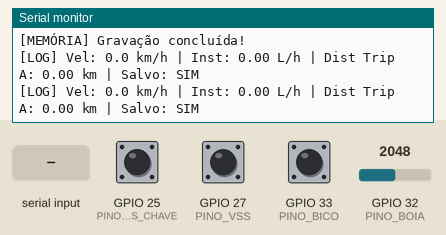
The sketch below on a simulated ESP32. On the bench: the last lines printed to the serial monitor. Inputs (shaded band) come from the test bench; at power-on: GPIO 25 (PINO_POS_CHAVE) HIGH, GPIO 27 (PINO_VSS) HIGH, GPIO 33 (PINO_BICO) HIGH, GPIO 32 (PINO_BOIA) = 2048. EEPROM starts erased; nothing arrives over Bluetooth unless stated.

Above: at 2.2 s.
2.3 s: GPIO 25 (PINO_POS_CHAVE) pulled LOW for 1 s
At 3.9 s:
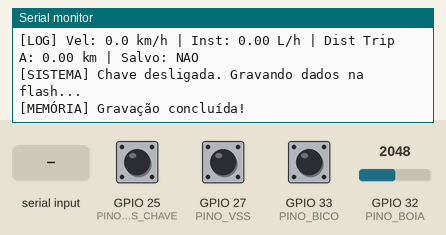
4.8 s: "RESET_TRIP_A\n" received over the second serial link
At 4.99 s:
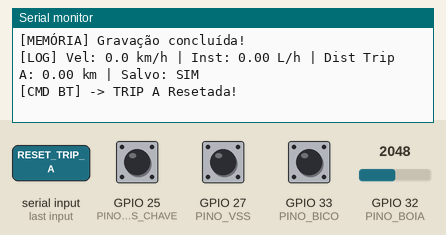
6.3 s: "RESET_TRIP_B\n" received over the second serial link
At 6.8 s:
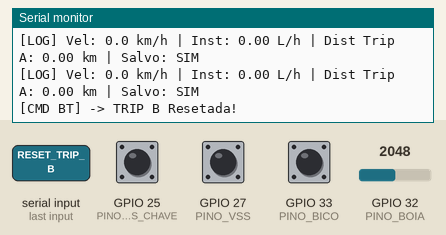
7.8 s: GPIO 27 (PINO_VSS) pulled LOW for 0.15 s
At 8.6 s:
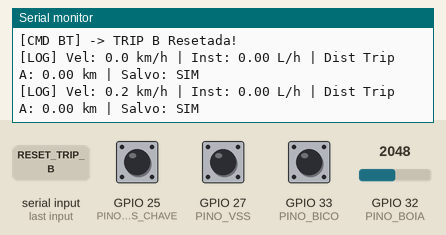
9.4 s: GPIO 33 (PINO_BICO) pulled LOW for 0.15 s
At 10.8 s:
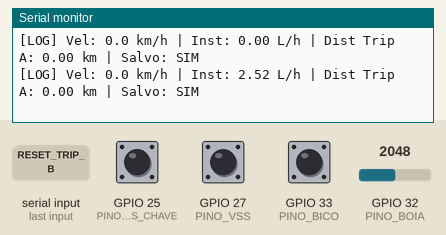
11.0 s: GPIO 25 (PINO_POS_CHAVE) pulled LOW for 0.15 s
At 11.15 s:
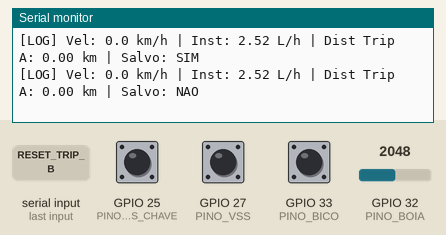

Measured:
- after the input at 2.3 s, the serial monitor: prints a new line after 0.74 s (image 1)
- after the input at 4.8 s, the serial monitor: prints a new line at once (image 2)
- after the input at 6.3 s, the serial monitor: prints a new line at once (image 3)
- after the input at 7.8 s, the serial monitor: prints a new line after 0.24 s (image 4)
- after the input at 9.4 s, the serial monitor: prints a new line after 0.64 s (image 5)
- after the input at 11.0 s, the serial monitor: prints a new line at once (image 6)

The sketch:

esp32-astra-tripAeB-vss-flitro.ino
```cpp
#include <Arduino.h>
#include "BluetoothSerial.h"
#include <ArduinoJson.h>
#include <Preferences.h>

// Instâncias
BluetoothSerial SerialBT;
Preferences memoria;

// --- PINOS ---
const int PINO_BICO = 33;      // Entrada do optoacoplador do Bico Injetor
const int PINO_VSS = 27;       // Entrada do optoacoplador do VSS (Velocidade)
const int PINO_BOIA = 32;      // Entrada do módulo 0-25V da Bóia
const int PINO_POS_CHAVE = 25; // Entrada do optoacoplador do Pós-Chave (12V)

// --- CONFIGURAÇÕES E CONSTANTES DO ASTRA 2.0 8V ---
const int NUMERO_BICOS = 4;
const float VAZAO_BICO_ML_MS = 0.0035;
const float PULSOS_VSS_POR_METRO = 16.95;  // Padrão real corrigido da linha GM
const float CAPACIDADE_TANQUE_LITROS = 52.0;

// --- CALIBRAÇÃO DO ADC DA BÓIA ---
const int ADC_TANQUE_CHEIO = 1000;
const int ADC_TANQUE_VAZIO = 3100;

// --- CONFIGURAÇÃO DA MÉDIA MÓVEL (INSTANTÂNEO) ---
const int TAMANHO_AMOSTRAS = 3;
float historicoMicrosBico[TAMANHO_AMOSTRAS] = {0};
int indiceAmostra = 0;

// --- ESTRUTURA PARA CONTROLAR AS TRIPS ---
struct DadosTrip {
  float distanciaMetros = 0.0;
  float litrosConsumidos = 0.0;
  unsigned long tempoSegundos = 0;
};

DadosTrip tripA;
DadosTrip tripB;

// --- VARIÁVEIS COMPARTILHADAS E ESTADOS ---
volatile unsigned long tempoTotalInjecaoMicros = 0;
volatile unsigned long contadorPulsosVSS = 0;
volatile unsigned long tempoInicioPulsoBico = 0;
volatile unsigned long ultimoTempoVSS = 0; // Para o filtro anti-ruído do VSS

bool bluetoothConectado = false;
bool dadosSalvos = false; // Trava para impedir gravação repetida na memória

unsigned long tempoUltimoEnvioBT = 0;
const unsigned long INTERVALO_ENVIO_BT = 1000;

// Dados processados (Globais)
float velocidadeKmH = 0.0;
float consumoCalculado = 0.0;
String unidadeConsumo = "L/h";
float nivelTanquePorcento = 0.0;
float litrosRestantesTanque = 0.0;
float autonomiaEstimadaKm = 0.0;
bool emCutOff = false;

// --- INTERRUPÇÕES ---

// Bico Injetor
void IRAM_ATTR interpBico() {
  if (digitalRead(PINO_BICO) == LOW) {
    tempoInicioPulsoBico = micros();
  } else {
    if (tempoInicioPulsoBico > 0) {
      tempoTotalInjecaoMicros += (micros() - tempoInicioPulsoBico);
      tempoInicioPulsoBico = 0;
    }
  }
}

// VSS (Velocidade) com Filtro Anti-Ruído (Debounce)
void IRAM_ATTR interpVSS() {
  unsigned long tempoAtual = micros();
  // Ignora pulsos que cheguem em menos de 500 microssegundos (bloqueia ruídos)
  //Para OFF o filtro
  if (tempoAtual - ultimoTempoVSS > 500) {
    contadorPulsosVSS++;
    ultimoTempoVSS = tempoAtual;
  }
}

// --- FUNÇÃO AUXILIAR DE MÉDIA MÓVEL ---
float calcularMediaBico(float novoValor) {
  historicoMicrosBico[indiceAmostra] = novoValor;
  indiceAmostra = (indiceAmostra + 1) % TAMANHO_AMOSTRAS;

  float soma = 0;
  for (int i = 0; i < TAMANHO_AMOSTRAS; i++) {
    soma += historicoMicrosBico[i];
  }
  return soma / (float)TAMANHO_AMOSTRAS;
}

// --- FUNÇÃO PARA PROCESSAR COMANDOS RECEBIDOS DO REACT NATIVE ---
void processarComandoBluetooth(String comando) {
  comando.trim();

  if (comando.indexOf("RESET_TRIP_A") >= 0) {
    tripA.distanciaMetros = 0;
    tripA.litrosConsumidos = 0;
    tripA.tempoSegundos = 0;
    // Zera também na memória flash
    memoria.putFloat("distA", 0.0);
    memoria.putFloat("litrosA", 0.0);
    memoria.putULong("tempoA", 0);
    Serial.println("[CMD BT] -> TRIP A Resetada!");
  }
  else if (comando.indexOf("RESET_TRIP_B") >= 0) {
    tripB.distanciaMetros = 0;
    tripB.litrosConsumidos = 0;
    tripB.tempoSegundos = 0;
    // Zera também na memória flash
    memoria.putFloat("distB", 0.0);
    memoria.putFloat("litrosB", 0.0);
    memoria.putULong("tempoB", 0);
    Serial.println("[CMD BT] -> TRIP B Resetada!");
  }
}

// --- CALLBACK DE EVENTOS DO BLUETOOTH ---
void btCallback(esp_spp_cb_event_t event, esp_spp_cb_param_t *param) {
  if (event == ESP_SPP_SRV_OPEN_EVT) {
    bluetoothConectado = true;
    Serial.println("[BT EVENT] CONECTADO!");
  } else if (event == ESP_SPP_CLOSE_EVT) {
    bluetoothConectado = false;
    Serial.println("[BT EVENT] DESCONECTADO!");
  }
}

// --- TAREFA DEDICADA DO BLUETOOTH (Core 0) ---
void TaskBluetooth(void *pvParameters) {
  for (;;) {
    if (SerialBT.available()) {
      String comandoRecebido = SerialBT.readStringUntil('\n');
      processarComandoBluetooth(comandoRecebido);
    }

    if (millis() - tempoUltimoEnvioBT >= INTERVALO_ENVIO_BT) {
      tempoUltimoEnvioBT = millis();

      if (SerialBT.hasClient()) {
        StaticJsonDocument<500> doc;

        JsonObject inst = doc.createNestedObject("instantaneo");
        inst["velocidade"] = velocidadeKmH;
        inst["consumo"] = consumoCalculado;
        inst["unidade"] = unidadeConsumo;
        inst["cutoff"] = emCutOff;

        JsonObject tanque = doc.createNestedObject("tanque");
        tanque["porcentagem"] = nivelTanquePorcento;
        tanque["litros_restantes"] = litrosRestantesTanque;
        tanque["autonomia_km"] = autonomiaEstimadaKm;

        JsonObject tA = doc.createNestedObject("trip_a");
        tA["km"] = tripA.distanciaMetros / 1000.0;
        tA["litros"] = tripA.litrosConsumidos;
        tA["media_kml"] = (tripA.litrosConsumidos > 0) ? ((tripA.distanciaMetros / 1000.0) / tripA.litrosConsumidos) : 0.0;
        tA["tempo_min"] = tripA.tempoSegundos / 60;

        JsonObject tB = doc.createNestedObject("trip_b");
        tB["km"] = tripB.distanciaMetros / 1000.0;
        tB["litros"] = tripB.litrosConsumidos;
        tB["media_kml"] = (tripB.litrosConsumidos > 0) ? ((tripB.distanciaMetros / 1000.0) / tripB.litrosConsumidos) : 0.0;
        tB["tempo_min"] = tripB.tempoSegundos / 60;

        String jsonSaida;
        serializeJson(doc, jsonSaida);
        SerialBT.println(jsonSaida);
      }
    }
    vTaskDelay(50 / portTICK_PERIOD_MS);
  }
}

void setup() {
  Serial.begin(115200);
  delay(1000);

  analogSetAttenuation(ADC_11db);
  SerialBT.register_callback(btCallback);
  SerialBT.begin("Astra_Trip_Computer");

  pinMode(PINO_BICO, INPUT_PULLUP);
  pinMode(PINO_VSS, INPUT_PULLUP);
  pinMode(PINO_BOIA, INPUT);

  // Pino do pós-chave (HIGH = Desligado, LOW = Ligado)
  pinMode(PINO_POS_CHAVE, INPUT_PULLUP);

  // Inicia memória e recupera os dados salvos
  memoria.begin("viagem", false);
  tripA.distanciaMetros  = memoria.getFloat("distA", 0.0);
  tripA.litrosConsumidos = memoria.getFloat("litrosA", 0.0);
  tripA.tempoSegundos    = memoria.getULong("tempoA", 0);
  tripB.distanciaMetros  = memoria.getFloat("distB", 0.0);
  tripB.litrosConsumidos = memoria.getFloat("litrosB", 0.0);
  tripB.tempoSegundos    = memoria.getULong("tempoB", 0);
  Serial.println("[MEMÓRIA] Dados carregados!");

  attachInterrupt(digitalPinToInterrupt(PINO_BICO), interpBico, CHANGE);
  attachInterrupt(digitalPinToInterrupt(PINO_VSS), interpVSS, RISING);

  xTaskCreatePinnedToCore(TaskBluetooth, "TaskBT", 4096, NULL, 1, NULL, 0);
}

void loop() {
  static unsigned long tempoUltimaMatematica = 0;

  // GATILHO DE SALVAMENTO DE ENERGIA (PÓS-CHAVE ESTABILIZADO)
  int estadoChave = digitalRead(PINO_POS_CHAVE);

  // Se o pino foi para HIGH (Chave Desligada) e ainda não salvou nesta sessão
  if (estadoChave == HIGH) {
    if (!dadosSalvos) {
      Serial.println("[SISTEMA] Chave desligada. Gravando dados na flash...");
      memoria.putFloat("distA", tripA.distanciaMetros);
      memoria.putFloat("litrosA", tripA.litrosConsumidos);
      memoria.putULong("tempoA", tripA.tempoSegundos);
      memoria.putFloat("distB", tripB.distanciaMetros);
      memoria.putFloat("litrosB", tripB.litrosConsumidos);
      memoria.putULong("tempoB", tripB.tempoSegundos);

      dadosSalvos = true; // Trava permanentemente até o próximo boot/religamento real
      Serial.println("[MEMÓRIA] Gravação concluída!");
    }
  }
  // Só destrava o salvamento se o pino retornar firmemente para LOW (Carro Ligado)
  // e garantirmos que o sistema está rodando estabilizado.
  else if (estadoChave == LOW && dadosSalvos) {
    dadosSalvos = false;
  }

  // MATEMÁTICA DE 1 SEGUNDO
  if (millis() - tempoUltimaMatematica >= 1000) {
    tempoUltimaMatematica = millis();

    // 1. Ler Nível do Tanque
    int leituraADC = analogRead(PINO_BOIA);
    float porcentoBruto = map(leituraADC, ADC_TANQUE_VAZIO, ADC_TANQUE_CHEIO, 0, 100);
    nivelTanquePorcento = constrain(porcentoBruto, 0.0, 100.0);
    litrosRestantesTanque = (nivelTanquePorcento / 100.0) * CAPACIDADE_TANQUE_LITROS;

    // 2. Extrair dados das interrupções de forma segura
    noInterrupts(); // Pausa interrupções
    unsigned long pulsosNaJanela = contadorPulsosVSS;
    contadorPulsosVSS = 0;
    unsigned long microsBruto = tempoTotalInjecaoMicros;
    tempoTotalInjecaoMicros = 0;
    interrupts();   // Retoma interrupções

    // 3. Velocidade
    float metrosNoSegundo = pulsosNaJanela / PULSOS_VSS_POR_METRO;
    velocidadeKmH = metrosNoSegundo * 3.6;

    // 4. Bico e Consumo Instantâneo
    float microsSuavizado = calcularMediaBico((float)microsBruto);
    float msAbertoUnicoBico = microsSuavizado / 1000.0;
    float litrosConsumidosNoSegundo = (msAbertoUnicoBico * VAZAO_BICO_ML_MS * NUMERO_BICOS) / 1000.0;

    emCutOff = (velocidadeKmH > 5.0 && microsBruto == 0);

    if (velocidadeKmH <= 10.0) {
      unidadeConsumo = "L/h";
      consumoCalculado = litrosConsumidosNoSegundo * 3600.0;
    } else {
      unidadeConsumo = "km/L";
      if (litrosConsumidosNoSegundo > 0) {
        float kmPercorridosNoSegundo = velocidadeKmH / 3600.0;
        consumoCalculado = kmPercorridosNoSegundo / litrosConsumidosNoSegundo;
      } else {
        consumoCalculado = 0.0;
      }
    }

    // 5. Atualizar Trips (apenas se o carro estiver ligado e rodando)
    if (!dadosSalvos && (velocidadeKmH > 0 || litrosConsumidosNoSegundo > 0)) {
      tripA.distanciaMetros += metrosNoSegundo;
      tripA.litrosConsumidos += litrosConsumidosNoSegundo;
      tripA.tempoSegundos++;

      tripB.distanciaMetros += metrosNoSegundo;
      tripB.litrosConsumidos += litrosConsumidosNoSegundo;
      tripB.tempoSegundos++;
    }

    // 6. Autonomia
    float mediaParaAutonomia = 10.0;
    if (tripA.litrosConsumidos > 0.1) {
      mediaParaAutonomia = (tripA.distanciaMetros / 1000.0) / tripA.litrosConsumidos;
    }
    autonomiaEstimadaKm = litrosRestantesTanque * mediaParaAutonomia;

    // --- LOG DE MÁQUINA VIA SERIAL ---
    Serial.printf("[LOG] Vel: %0.1f km/h | Inst: %0.2f %s | Dist Trip A: %0.2f km | Salvo: %s\n",
                  velocidadeKmH, consumoCalculado, unidadeConsumo.c_str(), (tripA.distanciaMetros / 1000.0), dadosSalvos ? "SIM" : "NAO");
  }
}
```
